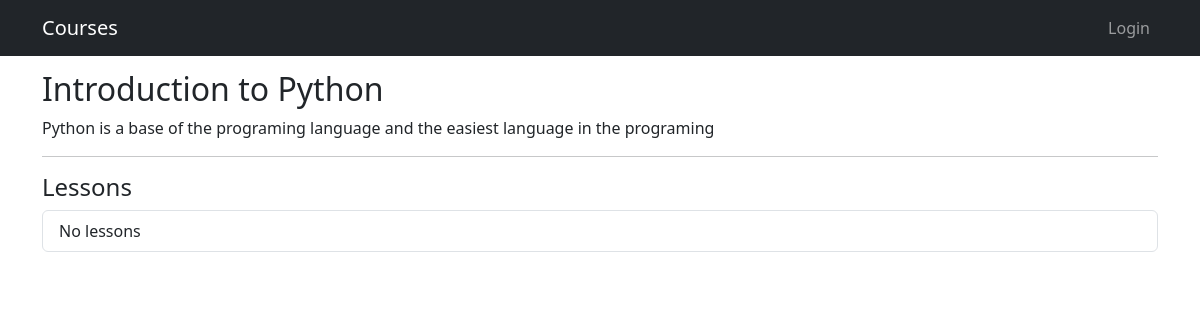
Page /module/1/ on the earlier database version.
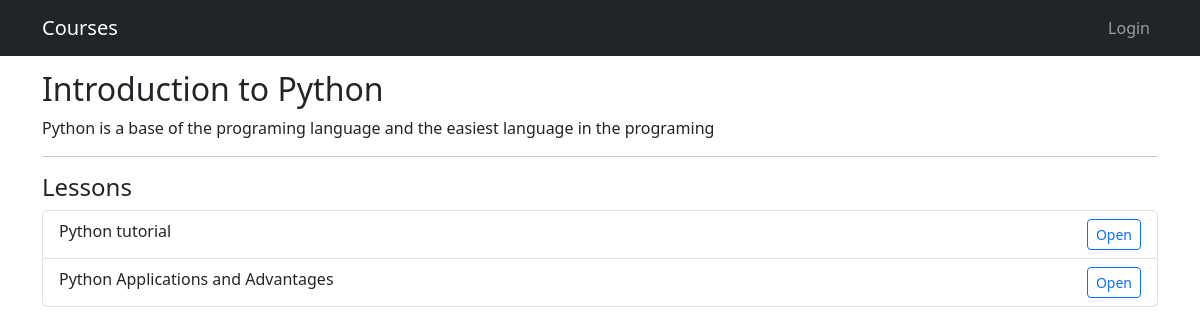
Same page on the later database version.
### classes/models.py (models this page shows, shortened)
class Lesson(models.Model):
    module = models.ForeignKey(Module, related_name='lessons', on_delete=models.CASCADE)
    title = models.CharField(max_length=200)
    content = models.TextField()

### classes/views.py (the view)
# urls.py: path('module/<int:pk>/', views.module_detail, name='module_detail'),
def module_detail(request, pk):
    module = get_object_or_404(Module, pk=pk)
    return render(request, 'courses/module_detail.html', {'module': module})

### classes/templates/courses/module_detail.html (shortened to what this page needs)
{% extends "base.html" %}
{% block content %}
<h2>{{ module.title }}</h2>
<p>{{ module.description }}</p>
<hr>
<h4>Lessons</h4>
<ul class="list-group">
    {% for lesson in module.lessons.all %}
        <li class="list-group-item d-flex justify-content-between">
            {{ lesson.title }}
            <a href="{% url 'lesson_detail' lesson.id %}" class="btn btn-sm btn-outline-primary">
                Open
            </a>
        </li>
    {% empty %}
        <li class="list-group-item">No lessons</li>
    {% endfor %}
</ul>
{% endblock %}

Differences in the rows shown:
added Lesson: title "Python tutorial"
added Lesson: title "Python Applications and Advantages"
Other differences:
text no longer shown: "No lessons"
